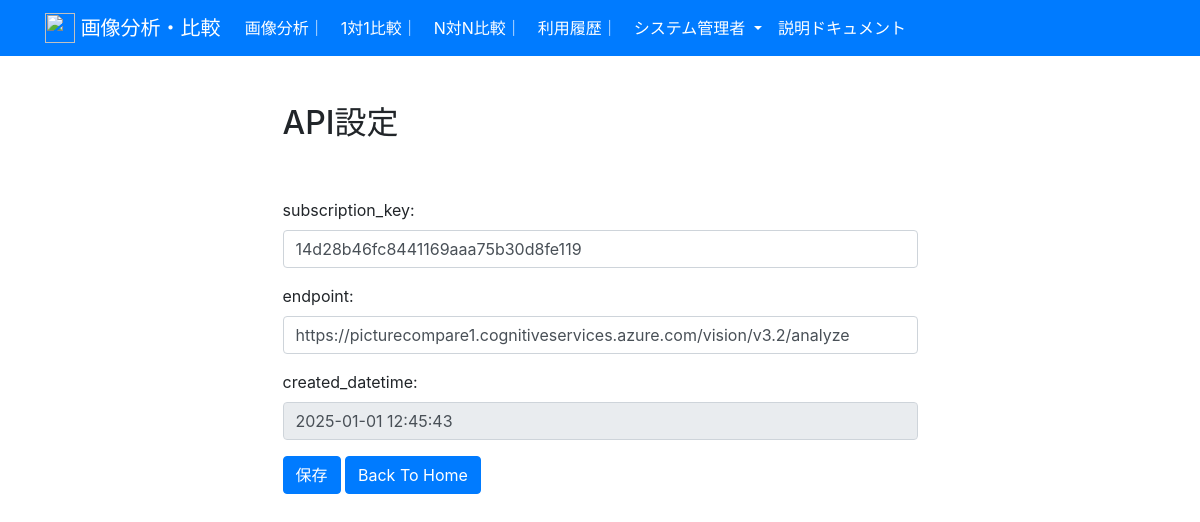
The page /apisetting/ on the database its author committed.
### CompareImages/models.py (models this page shows)
class apiModels(models.Model):
    subscription_key = models.CharField(max_length=200, default="")
    endpoint = models.CharField(max_length=200, default="")
    created_datetime = models.CharField(max_length=200, default="")

### CompareImages/views.py (the view, shortened to what this page needs)
# urls.py: path('apisetting/', views.apisetting, name='apisetting'),
def apisetting(request):
    if request.method == 'GET':
        form = apisettingForm()
        lastapi = apiModels.objects.last()
        return render(request, 'compareimages/apisetting.html', {'form': form, 'error': form.errors,'lastapi':lastapi})

### CompareImages/forms.py
class apisettingForm(ModelForm):
    class Meta:
        model = apiModels
        fields = ['subscription_key','endpoint','created_datetime']
        widgets = {
            'created_datetime': forms.HiddenInput(),
        }
    def __init__(self, *args, **kwargs):
        super(apisettingForm, self).__init__(*args, **kwargs)
        self.fields['created_datetime'].required = False

### CompareImages/templates/compareimages/apisetting.html (shortened to what this page needs)
{% extends "compareimages/base.html" %}
{% block content %}
    <div class="row justify-content-center mt-5">
        <div class="col-md-7">
            <h2>API設定</h2>
        </div>
    </div>
    <div class="row justify-content-center mt-5">
        <div class="col-md-7">
             <form method="POST" enctype="multipart/form-data">
                 {% if lastapi %}
                     <div class="form-group">
                         <label for="subscription_key">subscription_key:</label>
                         <input type="text" name="subscription_key" class="form-control" id="subscription_key"
                          value="{{ lastapi.subscription_key }}" required>
                     </div>
                     <div class="form-group">
                        <label for="endpoint">endpoint:</label>
                        <input type="text" name="endpoint" class="form-control" id="endpoint"
                         value="{{ lastapi.endpoint }}" required>
                    </div>
                    <div class="form-group">
                        <label for="created_datetime">created_datetime:</label>
                        <input type="text" name="created_datetime" class="form-control" id="created_datetime"
                         value="{{ lastapi.created_datetime }}" readonly required>
                    </div>
                {% endif %}
                <button type="submit" class="btn btn-primary">保存</button>
                <a role="button" class="btn btn-primary" href="{% url 'home' %}">Back To Home</a>
             </form>
        </div>
    </div>
{% endblock %}

### rows shown on the page
apiModels: subscription_key "14d28b46fc8441169aaa75b30d8fe119", endpoint "https://picturecompare1.cognitiveservices.azure.com/vision/v3.2/analyze", created_datetime "2025-01-01 12:45:43"
